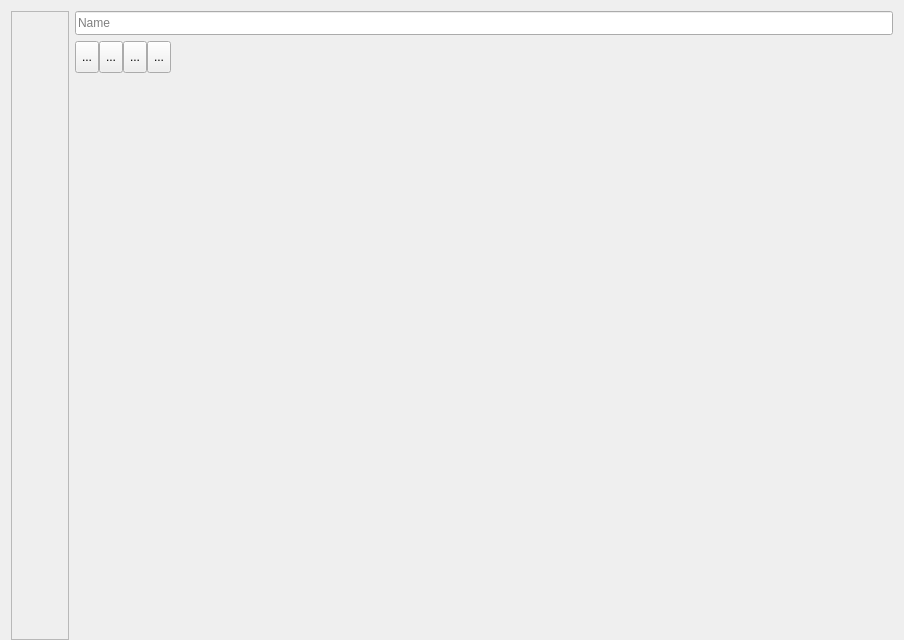
<?xml version="1.0" encoding="UTF-8"?>
<ui version="4.0">
 <class>DiagramForm</class>
 <widget class="QWidget" name="DiagramForm">
  <property name="geometry">
   <rect>
    <x>0</x>
    <y>0</y>
    <width>904</width>
    <height>640</height>
   </rect>
  </property>
  <property name="windowTitle">
   <string>Form</string>
  </property>
  <layout class="QHBoxLayout" name="horizontalLayout_3">
   <property name="bottomMargin">
    <number>0</number>
   </property>
   <item>
    <widget class="QFrame" name="frameForUnlockButton">
     <property name="frameShape">
      <enum>QFrame::StyledPanel</enum>
     </property>
     <property name="frameShadow">
      <enum>QFrame::Raised</enum>
     </property>
     <layout class="QVBoxLayout" name="verticalLayout_3">
      <property name="spacing">
       <number>0</number>
      </property>
      <property name="margin">
       <number>0</number>
      </property>
      <item>
       <widget class="QToolButton" name="btnLock">
        <property name="text">
         <string/>
        </property>
        <property name="iconSize">
         <size>
          <width>48</width>
          <height>48</height>
         </size>
        </property>
        <property name="checkable">
         <bool>true</bool>
        </property>
        <property name="popupMode">
         <enum>QToolButton::InstantPopup</enum>
        </property>
        <property name="autoRaise">
         <bool>true</bool>
        </property>
       </widget>
      </item>
      <item>
       <widget class="QToolButton" name="btnUndelete">
        <property name="toolTip">
         <string>This object was deleted in a Patch. Click this button to Undelete it.</string>
        </property>
        <property name="text">
         <string/>
        </property>
        <property name="icon">
         <iconset resource="../dbm.qrc">
          <normaloff>:/images/actions/images/small/gnome_undelete.png</normaloff>:/images/actions/images/small/gnome_undelete.png</iconset>
        </property>
        <property name="iconSize">
         <size>
          <width>48</width>
          <height>48</height>
         </size>
        </property>
        <property name="checkable">
         <bool>false</bool>
        </property>
        <property name="popupMode">
         <enum>QToolButton::InstantPopup</enum>
        </property>
        <property name="autoRaise">
         <bool>true</bool>
        </property>
       </widget>
      </item>
      <item>
       <spacer name="verticalSpacer_2">
        <property name="orientation">
         <enum>Qt::Vertical</enum>
        </property>
        <property name="sizeHint" stdset="0">
         <size>
          <width>20</width>
          <height>40</height>
         </size>
        </property>
       </spacer>
      </item>
     </layout>
    </widget>
   </item>
   <item>
    <widget class="QWidget" name="grpContent" native="true">
     <layout class="QVBoxLayout" name="verticalLayout">
      <property name="margin">
       <number>0</number>
      </property>
      <item>
       <widget class="QLineEdit" name="txtDiagramName">
        <property name="maximumSize">
         <size>
          <width>16777215</width>
          <height>24</height>
         </size>
        </property>
        <property name="placeholderText">
         <string>Name</string>
        </property>
       </widget>
      </item>
      <item>
       <layout class="QHBoxLayout" name="horizontalLayout_5">
        <property name="spacing">
         <number>0</number>
        </property>
        <item>
         <widget class="QToolButton" name="btnSaveToImageFile">
          <property name="maximumSize">
           <size>
            <width>32</width>
            <height>32</height>
           </size>
          </property>
          <property name="toolTip">
           <string>Save diagram as image</string>
          </property>
          <property name="statusTip">
           <string>Save diagram as image</string>
          </property>
          <property name="text">
           <string>...</string>
          </property>
          <property name="icon">
           <iconset resource="../dbm.qrc">
            <normaloff>:/images/actions/images/actions/filesave.png</normaloff>:/images/actions/images/actions/filesave.png</iconset>
          </property>
         </widget>
        </item>
        <item>
         <widget class="QToolButton" name="btnPrint">
          <property name="maximumSize">
           <size>
            <width>32</width>
            <height>32</height>
           </size>
          </property>
          <property name="toolTip">
           <string>Print diagram</string>
          </property>
          <property name="statusTip">
           <string>Print diagram</string>
          </property>
          <property name="text">
           <string>...</string>
          </property>
          <property name="icon">
           <iconset resource="../dbm.qrc">
            <normaloff>:/images/actions/images/small/printer.png</normaloff>:/images/actions/images/small/printer.png</iconset>
          </property>
         </widget>
        </item>
        <item>
         <widget class="QToolButton" name="btnZoomIn">
          <property name="maximumSize">
           <size>
            <width>32</width>
            <height>32</height>
           </size>
          </property>
          <property name="toolTip">
           <string>Zoom In</string>
          </property>
          <property name="statusTip">
           <string>Zoom In</string>
          </property>
          <property name="text">
           <string>...</string>
          </property>
          <property name="icon">
           <iconset resource="../dbm.qrc">
            <normaloff>:/images/actions/images/small/zoom_in.png</normaloff>:/images/actions/images/small/zoom_in.png</iconset>
          </property>
         </widget>
        </item>
        <item>
         <widget class="QToolButton" name="btnZoomOut">
          <property name="maximumSize">
           <size>
            <width>32</width>
            <height>32</height>
           </size>
          </property>
          <property name="toolTip">
           <string>Zoom out</string>
          </property>
          <property name="statusTip">
           <string>Zoom out</string>
          </property>
          <property name="text">
           <string>...</string>
          </property>
          <property name="icon">
           <iconset resource="../dbm.qrc">
            <normaloff>:/images/actions/images/small/zoom_out.png</normaloff>:/images/actions/images/small/zoom_out.png</iconset>
          </property>
         </widget>
        </item>
        <item>
         <spacer name="horizontalSpacer">
          <property name="orientation">
           <enum>Qt::Horizontal</enum>
          </property>
          <property name="sizeHint" stdset="0">
           <size>
            <width>40</width>
            <height>20</height>
           </size>
          </property>
         </spacer>
        </item>
       </layout>
      </item>
      <item>
       <layout class="QHBoxLayout" name="horizontalLayout">
        <property name="spacing">
         <number>0</number>
        </property>
        <item>
         <widget class="QWidget" name="groupBox1" native="true">
          <layout class="QVBoxLayout" name="verticalLayout_2">
           <property name="spacing">
            <number>0</number>
           </property>
           <property name="margin">
            <number>0</number>
           </property>
           <item>
            <widget class="QWidget" name="groupBox" native="true">
             <layout class="QVBoxLayout" name="contentLayout">
              <property name="spacing">
               <number>2</number>
              </property>
              <property name="leftMargin">
               <number>2</number>
              </property>
              <property name="topMargin">
               <number>0</number>
              </property>
              <property name="rightMargin">
               <number>2</number>
              </property>
              <property name="bottomMargin">
               <number>2</number>
              </property>
             </layout>
            </widget>
           </item>
          </layout>
         </widget>
        </item>
       </layout>
      </item>
     </layout>
    </widget>
   </item>
  </layout>
 </widget>
 <resources>
  <include location="../dbm.qrc"/>
 </resources>
 <connections>
  <connection>
   <sender>txtDiagramName</sender>
   <signal>textEdited(QString)</signal>
   <receiver>DiagramForm</receiver>
   <slot>onNameChange(QString)</slot>
   <hints>
    <hint type="sourcelabel">
     <x>146</x>
     <y>46</y>
    </hint>
    <hint type="destinationlabel">
     <x>451</x>
     <y>319</y>
    </hint>
   </hints>
  </connection>
  <connection>
   <sender>btnSaveToImageFile</sender>
   <signal>clicked()</signal>
   <receiver>DiagramForm</receiver>
   <slot>saveToImageFile()</slot>
   <hints>
    <hint type="sourcelabel">
     <x>38</x>
     <y>78</y>
    </hint>
    <hint type="destinationlabel">
     <x>451</x>
     <y>319</y>
    </hint>
   </hints>
  </connection>
  <connection>
   <sender>btnPrint</sender>
   <signal>clicked()</signal>
   <receiver>DiagramForm</receiver>
   <slot>printDiagram()</slot>
   <hints>
    <hint type="sourcelabel">
     <x>62</x>
     <y>78</y>
    </hint>
    <hint type="destinationlabel">
     <x>451</x>
     <y>319</y>
    </hint>
   </hints>
  </connection>
  <connection>
   <sender>btnZoomIn</sender>
   <signal>clicked()</signal>
   <receiver>DiagramForm</receiver>
   <slot>onZoomIn()</slot>
   <hints>
    <hint type="sourcelabel">
     <x>110</x>
     <y>78</y>
    </hint>
    <hint type="destinationlabel">
     <x>451</x>
     <y>319</y>
    </hint>
   </hints>
  </connection>
  <connection>
   <sender>btnZoomOut</sender>
   <signal>clicked()</signal>
   <receiver>DiagramForm</receiver>
   <slot>onZoomOut()</slot>
   <hints>
    <hint type="sourcelabel">
     <x>86</x>
     <y>78</y>
    </hint>
    <hint type="destinationlabel">
     <x>451</x>
     <y>319</y>
    </hint>
   </hints>
  </connection>
  <connection>
   <sender>btnLock</sender>
   <signal>toggled(bool)</signal>
   <receiver>DiagramForm</receiver>
   <slot>onLockUnlock(bool)</slot>
   <hints>
    <hint type="sourcelabel">
     <x>38</x>
     <y>37</y>
    </hint>
    <hint type="destinationlabel">
     <x>451</x>
     <y>319</y>
    </hint>
   </hints>
  </connection>
  <connection>
   <sender>btnUndelete</sender>
   <signal>clicked()</signal>
   <receiver>DiagramForm</receiver>
   <slot>onUndelete()</slot>
   <hints>
    <hint type="sourcelabel">
     <x>38</x>
     <y>91</y>
    </hint>
    <hint type="destinationlabel">
     <x>451</x>
     <y>319</y>
    </hint>
   </hints>
  </connection>
 </connections>
 <slots>
  <slot>saveToImageFile()</slot>
  <slot>removeFromDiagram()</slot>
  <slot>onAddNote()</slot>
  <slot>printDiagram()</slot>
  <slot>onHelp()</slot>
  <slot>onNameChange(QString)</slot>
  <slot>onZoomOut()</slot>
  <slot>onZoomIn()</slot>
  <slot>onLockUnlock(bool)</slot>
  <slot>onUndelete()</slot>
 </slots>
</ui>
